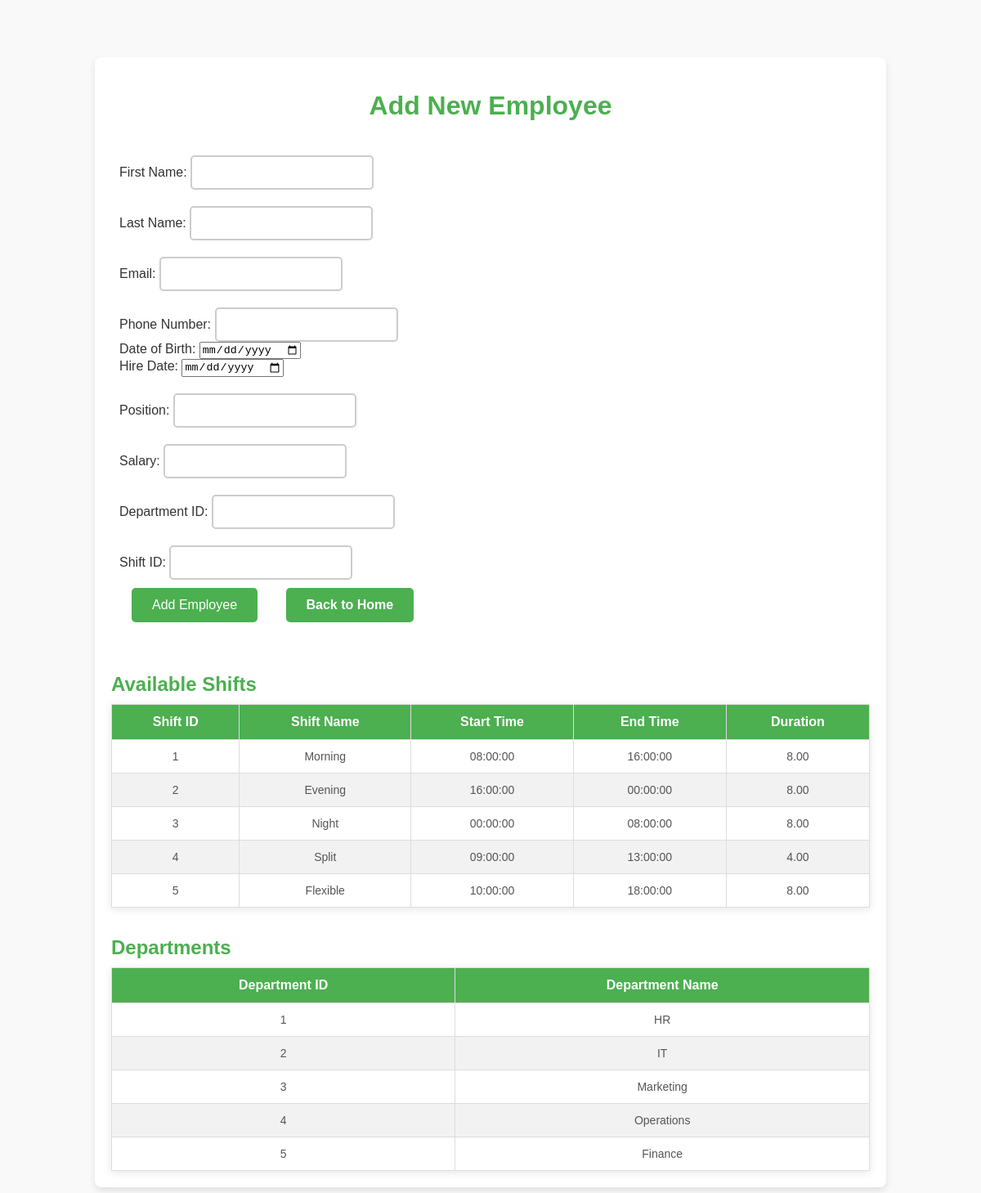
Page /add_employee.php on the committed database.
### tables this page shows
CREATE TABLE `Shift` (
  `ShiftID` int(11) NOT NULL AUTO_INCREMENT,
  `ShiftName` varchar(20) NOT NULL,
  `StartTime` time NOT NULL,
  `EndTime` time NOT NULL,
  `ShiftDuration` decimal(5,2) NOT NULL,
  PRIMARY KEY (`ShiftID`)
);

CREATE TABLE `Department` (
  `DepartmentName` varchar(50) NOT NULL,
  `DepartmentID` int(11) DEFAULT NULL,
  `ManagerID` int(11) DEFAULT NULL,
  PRIMARY KEY (`DepartmentName`),
  KEY `ManagerID` (`DepartmentID`),
  CONSTRAINT `Department_ibfk_1` FOREIGN KEY (`DepartmentID`) REFERENCES `Employee` (`EmployeeID`)
);

### add_employee.php (the view, shortened to what this page needs)
<?php
$servername = "localhost";
$username = "admin";
$password = "2002";
$database = "empDB";
$conn = new mysqli($servername, $username, $password, $database);
$shift_result = $conn->query("SELECT * FROM Shift");
$dept_result = $conn->query("SELECT * FROM Department ORDER BY DepartmentID");
?>
<!DOCTYPE html>
<html lang="en">
<head>
    <link rel="stylesheet" href="styles.css">
</head>
<body>
<div class="container">
    <h1>Add New Employee</h1>
    <form method="POST" action="<?php echo $_SERVER['PHP_SELF']; ?>">
        <label for="firstName">First Name:</label>
        <input type="text" id="firstName" name="firstName" required><br>
        <label for="lastName">Last Name:</label>
        <input type="text" id="lastName" name="lastName" required><br>
        <label for="email">Email:</label>
        <input type="text" id="email" name="email" required><br>
        <label for="phoneNumber">Phone Number:</label>
        <input type="text" id="phoneNumber" name="phoneNumber"><br>
        <label for="dateOfBirth">Date of Birth:</label>
        <input type="date" id="dateOfBirth" name="dateOfBirth" required><br>
        <label for="hireDate">Hire Date:</label>
        <input type="date" id="hireDate" name="hireDate" required><br>
        <label for="position">Position:</label>
        <input type="text" id="position" name="position" required><br>
        <label for="salary">Salary:</label>
        <input type="number" step="0.01" id="salary" name="salary" required><br>
        <label for="departmentID">Department ID:</label>
        <input type="number" id="departmentID" name="departmentID" required><br>
        <label for="shiftID">Shift ID:</label>
        <input type="number" id="shiftID" name="shiftID" required><br>
        <button type="submit" class="button">Add Employee</button>
        <a href="index.php" class="button">Back to Home</a>
    </form>
    <br>
    <h2>Available Shifts</h2>
    <table>
        <thead>
            <tr>
                <th>Shift ID</th>
                <th>Shift Name</th>
                <th>Start Time</th>
                <th>End Time</th>
                <th>Duration</th>
            </tr>
        </thead>
        <tbody>
            <?php while ($row = $shift_result->fetch_assoc()): ?>
                <tr>
                    <td><?php echo $row['ShiftID']; ?></td>
                    <td><?php echo $row['ShiftName']; ?></td>
                    <td><?php echo $row['StartTime']; ?></td>
                    <td><?php echo $row['EndTime']; ?></td>
                    <td><?php echo $row['ShiftDuration']; ?></td>
                </tr>
            <?php endwhile; ?>
        </tbody>
    </table>
    <h2>Departments</h2>
    <table>
        <thead>
            <tr>
                <th>Department ID</th>
                <th>Department Name</th>
            </tr>
        </thead>
        <tbody>
            <?php while ($row = $dept_result->fetch_assoc()): ?>
                <tr>
                    <td><?php echo $row['DepartmentID']; ?></td>
                    <td><?php echo $row['DepartmentName']; ?></td>
                </tr>
            <?php endwhile; ?>
        </tbody>
    </table>
</div>
</body>
</html>

### styles.css (style rules this page uses)
body { font-family: 'Arial', sans-serif; margin: 10px; padding: 10px; background-color: #f9f9f9; color: #333; }
.container { width: 80%; margin: 50px auto; padding: 20px; background-color: #fff; box-shadow: 0 4px 8px rgba(0, 0, 0, 0.1); border-radius: 8px; }
h1 { text-align: center; color: #4CAF50; }
h2 { color: #4CAF50; margin-bottom: 10px; padding-top: 15px; }
.button { align-self: auto; display: inline-flex; background-color: #4CAF50; color: white; padding: 12px 25px; text-align: center; font-size: 16px; border: none; border-radius: 5px; text-decoration: none; cursor: pointer; margin: 10px 15px; transition: background-color 0.3s ease; }
input[type="number"], input[type="text"] { padding: 10px; font-size: 16px; margin-top: 20px; margin-right: 20px; border: 2px solid #ccc; border-radius: 5px; width: 200px; transition: border 0.3s ease; }
form { margin-left: 10px; text-align: left; }
table { width: 100%; margin-top: 20px auto; border-collapse: collapse; box-shadow: 0 2px 10px rgba(0, 0, 0, 0.1); }
table th, table td { padding: 12px; text-align: center; border: 1px solid #ddd; font-size: 16px; }
table th { background-color: #4CAF50; color: white; font-weight: bold; }
table tr:nth-child(even) { background-color: #f2f2f2; }
table td { font-size: 14px; color: #555; }
a { text-decoration: none; color: #4CAF50; font-weight: bold; }

### rows in the picture
shift: ShiftID "1", ShiftName "Morning", StartTime "08:00:00", EndTime "16:00:00", ShiftDuration "8.00"
shift: ShiftID "2", ShiftName "Evening", StartTime "16:00:00", EndTime "00:00:00", ShiftDuration "8.00"
shift: ShiftID "3", ShiftName "Night", StartTime "00:00:00", EndTime "08:00:00", ShiftDuration "8.00"
shift: ShiftID "4", ShiftName "Split", StartTime "09:00:00", EndTime "13:00:00", ShiftDuration "4.00"
shift: ShiftID "5", ShiftName "Flexible", StartTime "10:00:00", EndTime "18:00:00", ShiftDuration "8.00"
department: DepartmentID "1", DepartmentName "HR"
department: DepartmentID "2", DepartmentName "IT"
department: DepartmentID "3", DepartmentName "Marketing"
department: DepartmentID "4", DepartmentName "Operations"
department: DepartmentID "5", DepartmentName "Finance"
